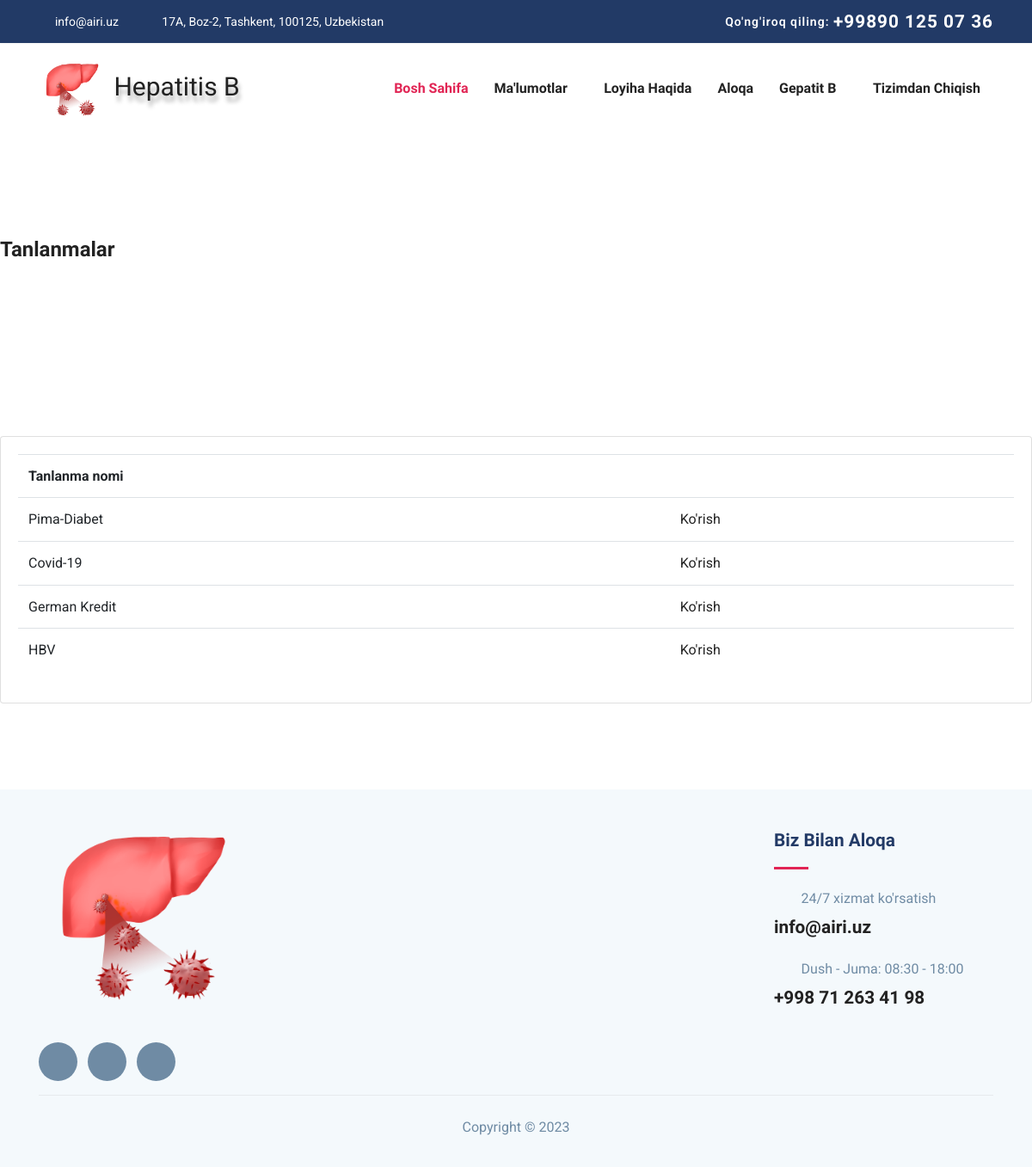
The page /datasets (signed in) on the database its author committed.
### dissapp/models.py (models this page shows)
class Datasets(models.Model):
    ftypes = [
        ("xls", "Excel fayl"),
        ("csv", "CSV fayl"),
        ("txt", "txt fayl"),
    ]
    name = models.CharField(max_length=250, blank=True, null=True)
    file = models.FileField(upload_to="uploads/%Y/%m/", verbose_name="Tanlanma fayli")
    ftype = models.CharField(max_length=50, choices=ftypes, verbose_name="Tanlanma fayli turi")
    header = models.BooleanField(verbose_name="Tanlanma faylida atributlar sarlavhalari mavjud")
    class_column = models.CharField(max_length=200, blank=True, null=True, verbose_name="Sinf alomat maydoni")
    class_column_values = models.TextField(blank=True, null=True)
    contains_nans = models.BooleanField(blank=True, null=True)
    types = models.TextField(blank=True, null=True)
    user = models.ForeignKey(settings.AUTH_USER_MODEL, on_delete=models.SET_NULL, null=True, blank=True)
    class Meta:
        verbose_name = "Tanlanma"
        verbose_name_plural = "Tanlanmalar"

### dissapp/views.py (the view, shortened to what this page needs)
# urls.py: path("datasets", views.datasets, name="datasets"),
@login_required(login_url="/login", redirect_field_name=None)
def datasets(request, id=None):
    if id is None:
        ds = Datasets.objects.filter(user=request.user).all()
        return render(request, "datasets.html", context={"datasets": ds})

### templates/datasets.html (shortened to what this page needs)
{% extends 'base.html' %}
{% block content %}
<div class="page-title mb-4">
    <h3>Tanlanmalar</h3>
</div>
<section class="section">
    <div class="card">
        <div class="card-body">
            <table class="table table-hover">
                <tr>
                    <th>Tanlanma nomi</th>
                    <th></th>
                </tr>
                {% for d in datasets %}
                <tr>
                    <td>{{d.name}}</td>
                    <td><a href="{% url 'datasets' id=d.id %}">Ko'rish</a></td>
                </tr>
                {% endfor %}
            </table>
        </div>
    </div>
</section>
{% endblock %}

### static/assets/css/style.css (style rules this page uses)
html { overflow-x: hidden; }
body { line-height: 1.6; font-family: "Roboto", sans-serif; -webkit-font-smoothing: antialiased; font-size: 16px; color: #6F8BA4; font-weight: 400; overflow-x: hidden; }
h1, .h1, h2, .h2, h3, .h3, h4, .h4, h5, .h5, h6, .h6 { font-family: "Exo", sans-serif; font-weight: 700; color: #222; }
h3, .h3 { font-size: 1.5rem; }
.section { padding: 100px 0; }
a { color: #222; text-decoration: none; transition: all 0.35s ease; }
.page-title { padding: 120px 0px 70px 0px; position: relative; }

### rows shown on the page
Datasets: name "Pima-Diabet"
Datasets: name "Covid-19"
Datasets: name "German Kredit"
Datasets: name "HBV"
